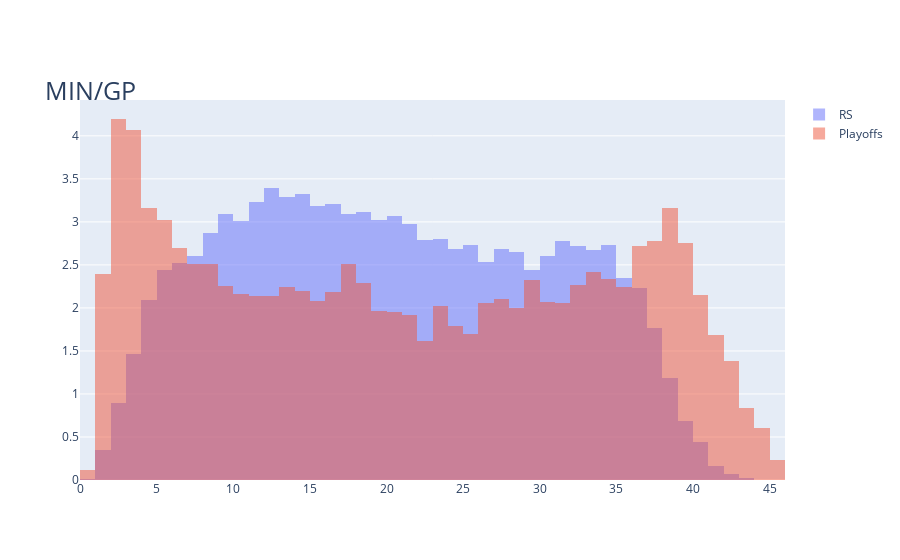

Notebook cell for this chart:
### Code cell
fig = go.Figure()
fig.add_trace(go.Histogram(x=rs_df['MIN']/rs_df['GP'], histnorm='percent', name='RS',
                           xbins={'start':0,'end':46,'size':1}))
fig.add_trace(go.Histogram(x= playoff_df['MIN']/playoff_df['GP'], histnorm='percent',
                           name='Playoffs', xbins={'start':0,'end':46,'size':1}))
fig.update_layout(barmode='overlay')
fig.update_layout(
    title=dict(text="MIN/GP", font=dict(size=25), automargin=True, yref='paper')
)
fig.update_traces(opacity=0.5)

fig.show()

### Figure 1 — Plotly figure (JSON) as saved in the notebook; plotly's stock layout.template omitted (floating-point values rounded to 4 significant figures; data arrays with more than 128 entries replaced by an {"elided": "..."} marker saying what was removed)
{"data": [{"histnorm": "percent", "name": "RS", "opacity": 0.5, "type": "histogram", "x": {"elided": "18705 float values"}, "xbins": {"end": 46, "size": 1, "start": 0}}, {"histnorm": "percent", "name": "Playoffs", "opacity": 0.5, "type": "histogram", "x": {"elided": "8329 float values"}, "xbins": {"end": 46, "size": 1, "start": 0}}], "layout": {"barmode": "overlay", "title": {"automargin": true, "font": {"size": 25}, "text": "MIN/GP", "yref": "paper"}}}
